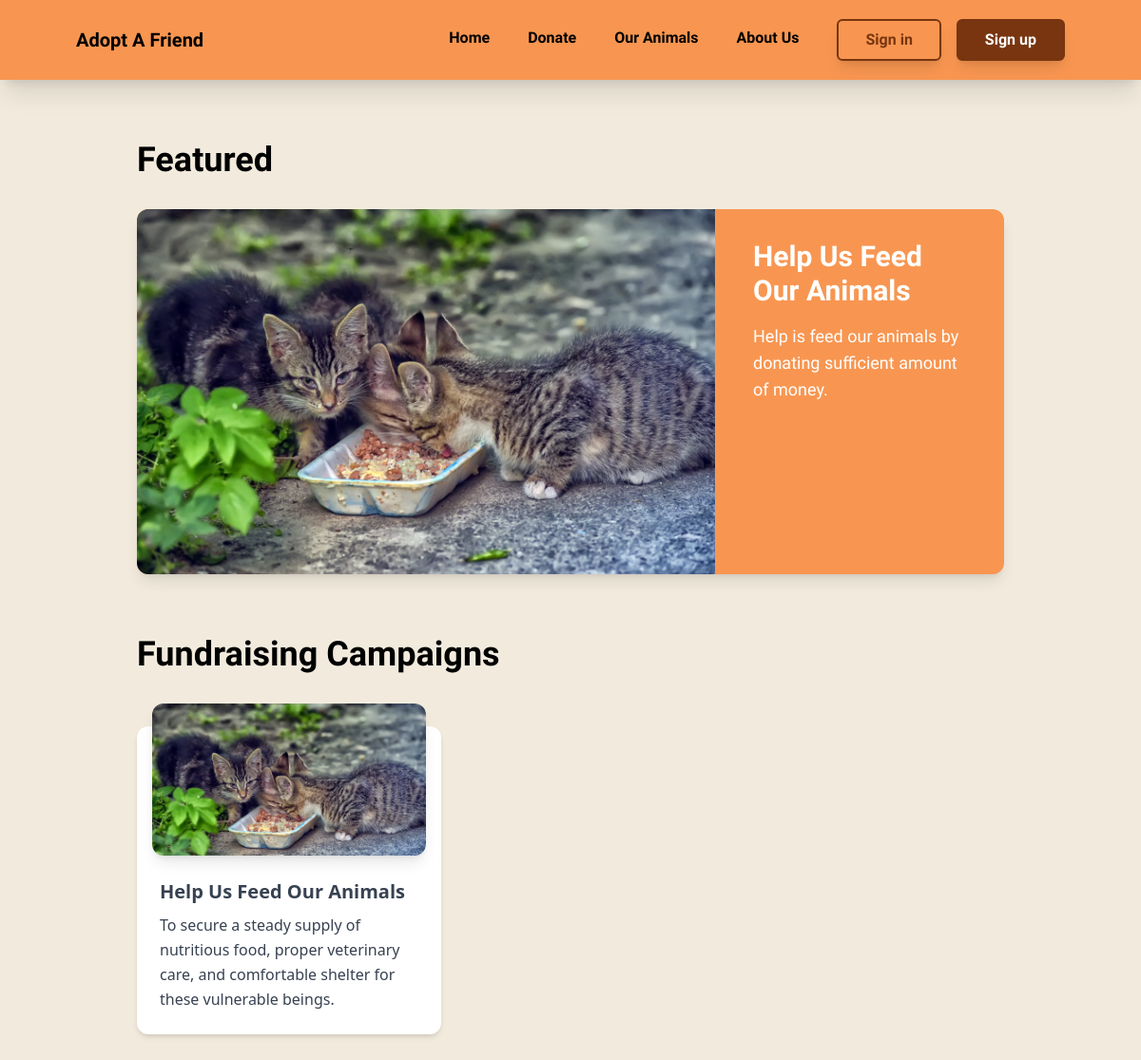
The page /donation_page/ on the database its author committed.
### donation/models.py (models this page shows)
class FundraisingCampaign(models.Model):
    campaignId = models.CharField(max_length=20, default=generate_campaign_key, primary_key=True, unique=True)
    campaignName = models.CharField(max_length=50, null=False, blank=False, unique=True)
    campaignDescription = models.TextField(max_length=800, blank=True, null=True)
    campaignGoal = models.DecimalField(max_digits=8, null=False, decimal_places=2)
    campaignPurpose = models.TextField(max_length=200, null=False, blank=False, default="")
    campaignImage = models.ImageField(upload_to='static/image/campaign_img')

### donation/views.py (the view)
# urls.py: path('donation_page/', views.donation_page, name='donation_page'),
def donation_page(request):
    campaigns = list(FundraisingCampaign.objects.all())  # Convert QuerySet to a list
    random.shuffle(campaigns)
    featured_campaign = campaigns[0]
    context = {'featured_campaign': featured_campaign, 'campaigns': campaigns}
    return render(request, 'donation/donation_page.html', context)

### donation/templates/donation/donation_page.html (shortened to what this page needs)
{% extends 'main/base.html' %}
{% load static %}
{% block content %}
<div style="font-family: 'Imprima';">
  <div class="mx-36 my-8">
    <h1 class="text-4xl mt-16 mb-8 font-bold">Featured</h1>
    <div class="h-96 w-full grid grid-cols-3 rounded-xl shadow-lg" style="background-color: #f89651;">
      <div class="bg-white h-96 w-full py-30 rounded-l-xl col-span-2" style="background-image: url('{{ featured_campaign.campaignImage.url }}'); background-size: cover;"></div>
      <div class="my-8 mx-10 text-white text-lg relative">
        <p class="font-bold text-3xl">{{ featured_campaign.campaignName }}</p>
        <p class="mt-4">{{ featured_campaign.campaignDescription }}</p>
      </div>
    </div>
  </div>
  <h1 class="text-4xl mx-36 mt-16 mb-8 font-bold">Fundraising Campaigns</h1>
    <div class="mx-36 my-14 grid grid-cols-3 gap-x-6 gap-y-6">
      {% for campaign in campaigns %}
      <a href="{% url 'campaign_details' campaign_id=campaign.campaignId %}">
        <div class="relative flex w-80 flex-col rounded-xl bg-white bg-clip-border text-gray-700 shadow-md justify-center transition ease-in-out delay-150 hover:-translate-y-1 hover:scale-110 duration-300">
          <div class="relative mx-4 -mt-6 h-40 overflow-hidden rounded-xl bg-blue-gray-500 bg-clip-border text-white shadow-lg shadow-blue-gray-500/40 bg-gradient-to-r from-blue-500 to-blue-600" style="background-image: url('{{ campaign.campaignImage.url }}'); background-size: cover;">
          </div>
          <div class="p-6">
            <h5 class="mb-2 block font-sans text-xl font-semibold leading-snug tracking-normal text-blue-gray-900 antialiased">
              {{ campaign.campaignName }}
            </h5>
            <p class="block font-sans text-base font-light leading-relaxed text-inherit antialiased">
              {{ campaign.campaignPurpose }}
            </p>
          </div>
        </div>
      </a>
      {% endfor %}
    </div>
</div>
{% endblock %}

### rows shown on the page
FundraisingCampaign: campaignImage (picture), campaignName "Help Us Feed Our Animals", campaignDescription "Help is feed our animals by donating sufficient amount of money.", campaignPurpose "To secure a steady supply of nutritious food, proper veterinary care, and comfortable shelter for these vulnerable beings."
